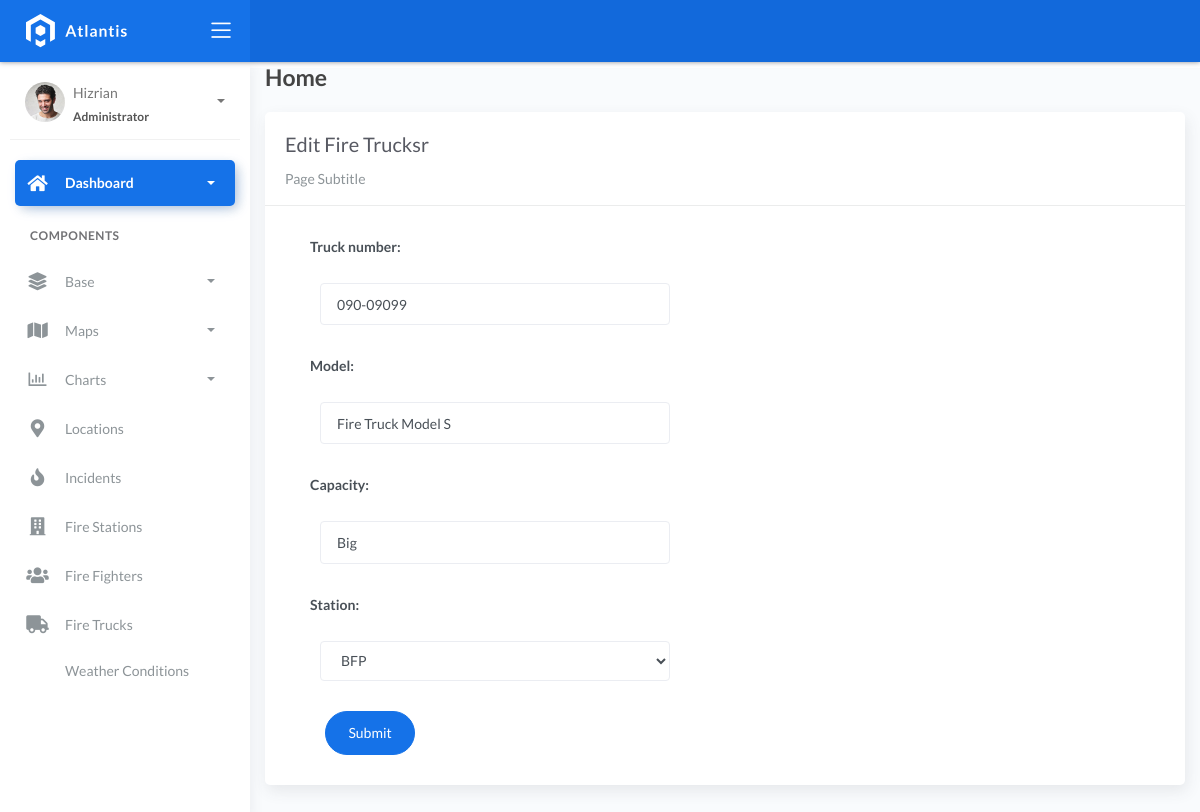
Screenshot of /firetrucks/1/ with the database file from the repository.
### fire/models.py (models this page shows, shortened)
class BaseModel(models.Model):
    created_at = models.DateTimeField(auto_now_add=True, db_index=True)
    updated_at = models.DateTimeField(auto_now=True)
    class Meta:
        abstract = True

class FireTruck(BaseModel):
    truck_number = models.CharField(max_length=150)
    model = models.CharField(max_length=150)
    capacity = models.CharField(max_length=150)  # water
    station = models.ForeignKey(FireStation, on_delete=models.CASCADE)

### fire/views.py (the view, shortened to what this page needs)
# urls.py: path('firetrucks/<pk>/', FireTruckUpdateView.as_view(), name='firetrucks-update'),
class FireTruckUpdateView(UpdateView):
    model = FireTruck
    form_class = FireTruckForm
    template_name = 'firetrucks_edit.html'
    success_url = reverse_lazy('firetrucks-list')

### fire/forms.py
class FireTruckForm(ModelForm):
    class Meta:
        model = FireTruck
        fields = "__all__"

### fire/models.py (called while the page is built)
    def __str__(self):
        return self.name

### templates/firetrucks_edit.html (shortened to what this page needs)
{% extends 'base.html' %} {% load static %} {% block content %}
<div class="content">
    <div class="container-fluid">
        <h4 class="page-title">Home</h4>
        <div class="row">
            <div class="col-md-12">
                <div class="card">
                    <div class="card-header">
                        <div class="card-title">Edit Fire Trucksr</div>
                        <div class="card-category">Page Subtitle</div>
                    </div>
                    <div class="col-md-6">
                        <div class="card-body">
                            <form action="" method="post" novalidate>
                                {% include 'includes/form.html' %}
                                <div class="form-group">
                                    <div class="col-md-12 col-sm-3">
                                        <button type="submit" class="btn btn-primary btn-rounded">Submit</button>
                                    </div>
                                </div>
                            </form>
                        </div>
                    </div>
                </div>
            </div>
        </div>
    </div>
</div>
{% endblock %}

### templates/includes/form.html (shortened to what this page needs)
{% load widget_tweaks %}
{% for field in form %}
<div class="field item form-group">
    <label>{{ field.label_tag }}</label>
  <div class="form-group">
    {% render_field field class="form-control" %}
  </div>
</div>
{% endfor %}

### rows the page displays
FireTruck: truck_number "090-09099" "Fire Truck Model S" "Big" "BFP"

### other values shown
{{ field.label_tag }} "Truck number:" "Model:" "Capacity:" "Station:"
